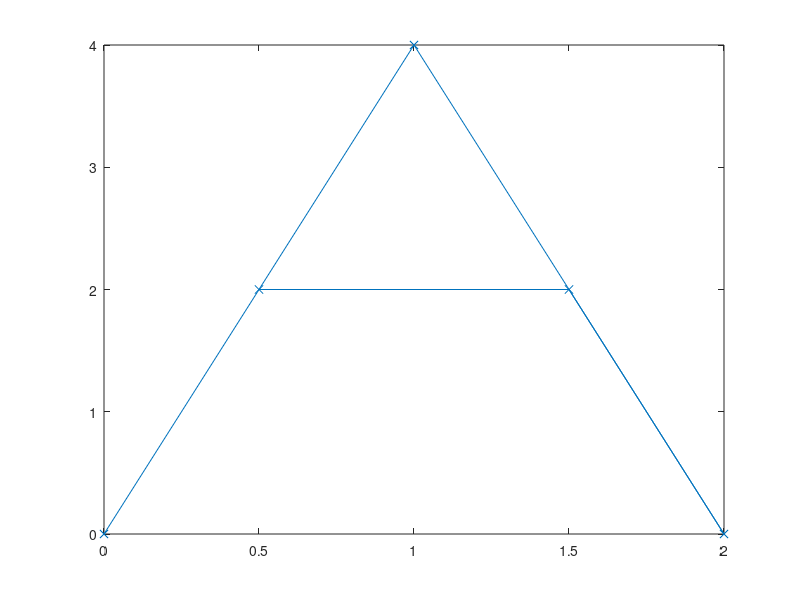

MATLAB code to generate this figure: (Note: this script raises an error after producing the figure.)
%% UROP Matlab Workshop
% @author: Alex Cao, University of Michigan
% Email: caoa AT umich DOT edu
% Consulting for Statistics, Computing, and Analytics Research (CSCAR)
% MATLAB Version: 9.0.0.370719 (R2016a)
% Operating System: Microsoft Windows 7 Enterprise  Version 6.1 (Build 7601: Service Pack 1)
% Java Version: Java 1.7.0_60-b19 with Oracle Corporation Java HotSpot(TM) 64-Bit Server VM mixed mode

% Students can install a free version of Matlab on their PC
% https://www.itcs.umich.edu/sw-info/math/MATLABStudents.html

%% Start with a clean slate
clear; close all

%% Creating variables
a = 3.14
b = 'this is a string'
c = [2 4;
     6 8]

%% Built-In functions and constants
% Constant
d = pi
% Imaginary numbers
e = sqrt(-9)
% Creating imaginary numbers
f = 1-2i

%% Creating vectors and matrices
% creating a row vector
row_vector = [2 4 6 8 10]
% creating a column vector
col_vector = [1; 
              3;
              5;
              7;
              9]
% transpose
row_vector = row_vector' % or row_vector = [2 4 6 8 10]'
% creating a matrix
matrix = [9 8 7;
          6 5 4;
          3 2 1]
% Adding rows or columns to an existing matrix or vector
v = [10 20 30]
addrow = [matrix;
          v]
addcol = [matrix v'] 
% Deleting rows or columns from an existing matrix or vector
addrow(end,:) = []
addcol(:,4) = []

%% Selecting and accessing data
% Select column(s) of data
a = matrix(:,1)
% To select multiple columns
b = matrix(:,2:3)
% Columns do not even have to be continuous
c = matrix(:,[3 1])
% Exact same thing for rows
d = matrix(1,:)
e = matrix(2:3,:)
f = matrix([3 1],:)

%% Plotting
M = magic(3) % magic square
plot(M(:,1),M(:,2),'o-')

%% Exercise 1 (5 minutes)
% Task 1: Construct a matrix of points to spell out the first letter of your name
% Task 2: Plot the letter
% For example,
% Task 1
A = [0 0;
    1 4;
    2 0;
    1.5 2;
    0.5 2];
% Task 2
plot(A(:,1),A(:,2),'x-')

%% Running external Matlab programs
% Just type the name of the m-file (should not have any spaces)
% Run letters m-file to get custom block font alphabet by author
letters

%% We will plot our name in Matlab
% Grab your letters from the alphabet (cell array) using the index number
A = alphabet{1};
L = alphabet{12};
E = alphabet{5};
X = alphabet{24};

%% Matrix
% Letters are stored as a Nx2 matrix
% First column are the x-coordinates
% Second column are the y-coordinates
A

%% Plotting your name

% Create a new cell array variable with our letters
name = {A,L,E,X};
% Close previous figure
close
% Open new figure
figure(1)
% Iterate through the letters using a for loop
for i = 1:length(name)
    % Grab a letter
    letter = name{i};
    % Get x and y column
    x = letter(:,1);
    y = letter(:,2);
    % Plot letter with a blue line
    plot(x,y,'b-');
    % Set axis limits
    ylim([-1 5])
    axis equal
    % Do not overwrite previous plots
    hold on
end

% Create labels
xlabel('x-axis')
ylabel('y-axis')
title('Plotting My Name')

%% 
% In order to see all the letters clearly, we need to offset the letters
% We'll use matrix addition/subtraction to create the offset
% Creating a constant offset is easy
close; figure(2)
for i = 1:length(name)
    letter = name{i};
    % add offset to the x-coordinate based on letter position
    x = letter(:,1) + i*2.5;
    y = letter(:,2);
    % plot letter with red dash dot line and circle markers
    plot(x,y,'r-.o');
    hold on
end
% Alternate way to set axis limits
axis([-1 15 -1 5])

% See the following URLs for different point and line options
% http://www.mathworks.com/help/matlab/ref/plot.html#inputarg_LineSpec

%% 
% You can also add a vector or matrix (instead of a constant) to a matrix
% (i.e. letter)
F = alphabet{6}
plot(F(:,1),F(:,2),'g','linewidth',2)
%%
% Here we add a vector to change the first row (i.e. bottom point)
F(1,:) = F(1,:)+[1 1]
% plot a green line with a linewidth of 2
plot(F(:,1),F(:,2),'g','linewidth',2)

%% 
% We can also scale the letters so that they are smaller or bigger
% We'll use matrix element multiplication to accomplish the scaling
close; figure(3)
for i = 1:length(name)
    letter = name{i};
    % same x-offset as before
    x = letter(:,1) + i*2.5;
    % scale the y-coordinate by multiplication of an exponential
    y = letter(:,2) * exp(+i/5);
    % plot black line with diamond markers
    plot(x,y,'k-d');
    hold on
end
% Alternate way to set axis limits
xlim([0 15])
ylim([-1 10])

%% Exercise 2 (5 minutes)
% Task 1: Copy the code section above 
% Task 2: Plot your name vertically by using matrix addition/subtraction
% Task 3: Shrink the letters in your name by using matrix-element
% multiplication/division and re-plot it

%% Animation 
% Here's how to animate the letters sequentially
close; figure(4)
axis([-1,15,-1,10])

% Set time delay between drawing lines
time_delay = 0.5;

% Create empty cell array for animated objects
object = {};
% Iterate thru the letters
for i = 1:length(name)
    % Create animated lined object for each letter and save it to cell array
    object{i} = animatedline;
    letter = name{i};
    x = letter(:,1) + i*2.5;
    y = letter(:,2) * exp(+i/5);
    % Iterate through each point defining our letter and draw it
    for j = 1:length(letter)
        addpoints(object{i},x(j),y(j));
        drawnow
        pause(time_delay)
    end
end

%% 
% To produce smoother animation, we need more points to plot
% Make lines with more points (say 100)
num_of_pts = 100;
% Create an evenly spaced vector using linspace
% linspace(start,end,number of points)
x1 = linspace(0,1,num_of_pts);
y1 = linspace(0,4,num_of_pts);
x2 = linspace(1,2,num_of_pts);
y2 = linspace(4,0,num_of_pts);
x3 = linspace(1.5,0.5,num_of_pts);
y3 = linspace(2,2,num_of_pts);

% quote symbol does a transpose of the matrix
% we want to convert from a row vector to a column vector
% we concatenate the vectors side by side and then on top of each
% other
A = [x1' y1';
     x2' y2';
     x3' y3'];

% get size of A
size(A)

%% Exercise 3 (5 minutes)
% Task 1: Similar to the code section above, construct a matrix for the
% letter T using linspace with 100 pts. Hint: You need to create x1, y1,
% x2, y2 for the vertical and horizontal lines
% Task 2: Plot the matrix using x markers (e.g. plot(x,y,'x') ) and set the
% axis so that the letter is not touching a border

%% Redraw letter A with more points and no time delay
close; figure(5)
hA = animatedline;
axis([-1,12,-1,5])

for k = 1:length(A)
    addpoints(hA,A(k,1),A(k,2));
    drawnow
end

%% Smoother Animation 
% I've written a matlab function gen_more_pts.m to add more points to
% letters for you. Let's use it to animate our names.
close; figure(6)
axis([-1,15,-1,10])

% Create empty cell array for animated objects
object = {};
% For loop for adding points to a line
for i = 1:length(name)
    % Create animated lined object for each letter and save it to cell array
    object{i} = animatedline;
    letter = name{i};
    % gen_more_pts function creates more points for uss
    animate_letter = gen_more_pts(letter);
    x = animate_letter(:,1) + i*2.5;
    y = animate_letter(:,2) * exp(+i/5);
    for j = 1:length(animate_letter)
        addpoints(object{i},x(j),y(j));
        drawnow
    end
end

%% Exercise 4 (5 minutes)
% Task 1: Copy the code section above
% Task 2: Animate the vertical version of your name

%% Plot Attributes
% You can change the look of your lines after they are plotted by accessing
% their attributes such as Color or LineWidth or LineStyle
% To get a list of a plot attributes, use the get command
get(object{1})
% You can also type "object{1}." followed by a tab to get a dropdown list
% To make something invisible use the Visible attribute
object{1}.Visible = 'off'
% To make something visible again
object{1}.Visible = 'on'
% If you don't know what options are available to you for a specific
% attribute, you can use the set command
set(object{1})

%% Generating Random Numbers and using a random seed
% We will use random numbers to randomly change the attributes of our plot
% Use a seed so that you get a predictable sequence of numbers
% rng(56789)
linestyle_options = {'-','--',':','-.'};
for i = 1:12
    % generate one random integer for which letter to modify
    n = randi(length(name),1);
    % generate a 3x1 vector of random numbers from (0,1)
    color = rand(3,1)
    object{n}.Color = color;
    % generate one random integer for the linewidth
    object{n}.LineWidth = randi(10,1);
    % generate one random integer for the linestyle
    index = randi(length(linestyle_options),1);
    object{n}.LineStyle = linestyle_options{index};
    pause(1)
end

%% Exercise 5 (5 minutes)
% Task 1: Generate a 4x1 vector of random integers from 1 to 10
% Task 2: Take the sum of it
% Task 3: Repeat 1 & 2
% Task 4: Set a seed for the random generator using your favourite number
% Task 5: Redo 1,2,3

%% Let's redraw our name 
close; figure(7)
for i = 1:length(name)
    letter = name{i};
    animate_letter = gen_more_pts(letter);
    x = animate_letter(:,1) + i*2.5;
    y = animate_letter(:,2);
    % plot letters as magenta line with pentagon markers
    plot(x,y,'m-p');
    hold on
end
% Alternate way to set axis limits
axis([0 15 -1 5])

%% Now suppose we wanted to cut our name (i.e. points) into half
% We can segment our name using logical indexing
close; figure(8)
y_cutoff = 2.5;
for i = 1:length(name)
    letter = name{i};
    animate_letter = gen_more_pts(letter);
    % original matrix size
    disp(size(animate_letter))
    % generate boolean of pts meeting criterion
    index = animate_letter(:,2) < y_cutoff;
    % grab matching pts using indices
    animate_letter = animate_letter(index,:);
    % new matrix size (should be smaller)
    disp(size(animate_letter))
    x = animate_letter(:,1) + i*2.5;
    y = animate_letter(:,2);
    plot(x,y,'m-p');
    hold on
end
axis([0 15 -1 5])

%% You can use more than one logical operation at a time
close; figure(9)
% & means AND
% | means OR
y_cutoff = 2.5;
for i = 1:length(name)
    letter = name{i};
    animate_letter = gen_more_pts(letter);
    size(animate_letter)
    % AND statement joining two criteria
    index = (animate_letter(:,2) < y_cutoff) & (animate_letter(:,2) > 1.25);
    animate_letter = animate_letter(index,:);
    size(animate_letter)
    x = animate_letter(:,1) + i*2.5;
    y = animate_letter(:,2);
    plot(x,y,'m-p');
    hold on
end
axis([0 15 -1 5])

%% Exercise 6 (5 minutes)
% Task 1: Copy the code section above
% Task 2: Only show the portion of your name that is less than 1 or greater
% than 2 on the y-axis

%% Import Data Demo
% There are many functions to import data into Matlab from external sources
% Some choices are: uiimport, load, importdata, textscan, dlmread, fread,
% fscanf, readtable, xlsread
%
% The most friendly method to beginners is uiimport which acts like excel
uiimport('crash.txt')

%% Exercise 7 (10 minutes)
% Task 1: Import the CrashSeverity column into the workspace
% Task 2: Extract the fatal crashes (value = 1) using logical indexing
% Task 3: Count how many fatal crashes there are in dataset
% Task 4: Import the Longitude/Latitude columns into the workspace
% Task 5: Plot Longitude/Latitude coordinates using any triangle marker.
% Are there any bad data points? 
% Tip: Longitude should be negative in this case.
% Task 6: Remove the bad points using logical indexing and re-plot the
% coordinates using a triangle marker


%% Some useful Matlab commands to know
% Saving your work
% Saving variables in your workspace
save workshop.mat
% Clear the workspace
clear
% Reload everything
load workshop.mat
% If you just want to save a couple of variables
save workshop X E L A
% close last figure
close
% close all figures
close all
% clear command window
clc
% bring up command history
commandhistory
% Last unassigned answer in command window
ans

%% Formatting output
z = 1534513546
% To change the look of the output, use the format function
format longg
z
% To change back to the default format
format

%% Getting Help
% help for a function
help plot
doc plot
% Bring up Matlab examples
demo
% You can also use the search bar in the top right corner or use the *?* 
% icon next to it to open up an equivalent window

%% References
% MathWork (makers of Matlab) Resources
 
% Matlab tutorials from MathWorks 
% https://www.mathworks.com/support/learn-with-matlab-tutorials.html
% http://www.mathworks.com/help/matlab/getting-started-with-matlab.html

% Matlab Forum for Q&A
% http://www.mathworks.com/matlabcentral/answers/ 

% Cody: Challenge yourself to Matlab coding problems
% http://www.mathworks.com/matlabcentral/cody

% PDF tutorial
% https://www.mathworks.com/help/pdf_doc/matlab/getstart.pdf

% 3rd Party Add-Ons
% http://www.mathworks.com/matlabcentral/fileexchange/

% Matlab Blogs
% http://blogs.mathworks.com Matlab Blog

% Matlab Toolboxes
% https://www.mathworks.com/products/

% To see what is installed on your version of Matlab, use the ver
% command
ver

%% Other Matlab Resources

% Interactive course by the University of Edinburgh
% http://www.see.ed.ac.uk/teaching/courses/matlab/ 

% Free online book
% http://greenteapress.com/matlab/


%% Other Fun Stuff

%% Alternate way to do animation
% Rotate our name
% Let's plot our name again
% The plot command will be outside the for loop this time
close; figure(100)
alex = [];
for i = 1:length(name)
    letter = name{i};
    x = letter(:,1) + i*2.5;
    y = letter(:,2);
    alex = [alex; x y];
end
hAlex = plot(alex(:,1),alex(:,2),'linewidth',2,'color',[0.7 0.2 0.5]);
axis([-12 12 -12 12])

%%
% Set the DataSource attribute to this variable
hAlex.XDataSource = 'rotateAlex(:,1)';
hAlex.YDataSource = 'rotateAlex(:,2)';
% Create an evenly spaced vector from 0 to 2*pi for rotation
th = linspace(0,2*pi,500);

%% Rotate about z-axis
for i = 1:length(th)
    % Angle
    theta = th(i);
    % Rotation matrix about z-axis
    Rz = [cos(theta) -sin(theta);
        sin(theta)  cos(theta)];
    % Matrix multiplication of rotation matrix with name points
    rotateAlex = (Rz*alex')';
    % Update figure handle
    refreshdata(hAlex)
    % Pause in seconds
    pause(0.01)
end

%% Center my name around the origin
% use repmat to duplicate 2x1 vector
alex2 = alex - repmat(mean(alex),size(alex,1),1);
% Add the z-value of zero to my name points
alex2 = [alex2 zeros(size(alex2,1),1)];

%% Rotate about y-axis
for i = 1:length(th)
    theta = th(i);
    Ry = [cos(theta) 0 sin(theta);
          0 1 0;
         -sin(theta) 0 cos(theta)];
    rotateAlex = (Ry*alex2')';
    refreshdata(hAlex)
    pause(0.01)
end

%% Rotate about x-axis
% Move my name around some more
alex2(:,2) = alex2(:,2) + min(alex2(:,2));
for i = 1:length(th)
    theta = th(i);
    Rx = [1 0 0;
          0 cos(theta) -sin(theta);
          0 sin(theta)  cos(theta)];
    rotateAlex = (Rx*alex2')';
    refreshdata(hAlex)
    pause(0.01)
end

%% Animation of a helix
n = 5000; % determines how many pts to draw
xc = 3; yc = 3;
r = linspace(1,6,n); % radius
t = linspace(0,12*pi,n); % how many loops to make
x = 0.8*r.*cos(t) + xc;
y = r.*sin(t) + yc;
z = linspace(0,5,n);
v = linspace(0.001,1,n);
close all; figure(101)
h = animatedline;
axis([-10,10,-10,10,0 5])
grid on
xlabel('X'); ylabel('Y'); zlabel('Z')
for k = 1:n
    h.LineWidth = (v(k)+1)*4;
    h.Color = [v(k) 1-v(k) v(k)];
    addpoints(h,x(k),y(k),z(k));
    % Set viewing angle
    view(-mod(k/120,90),90-mod(k/72,70))
    drawnow
end
